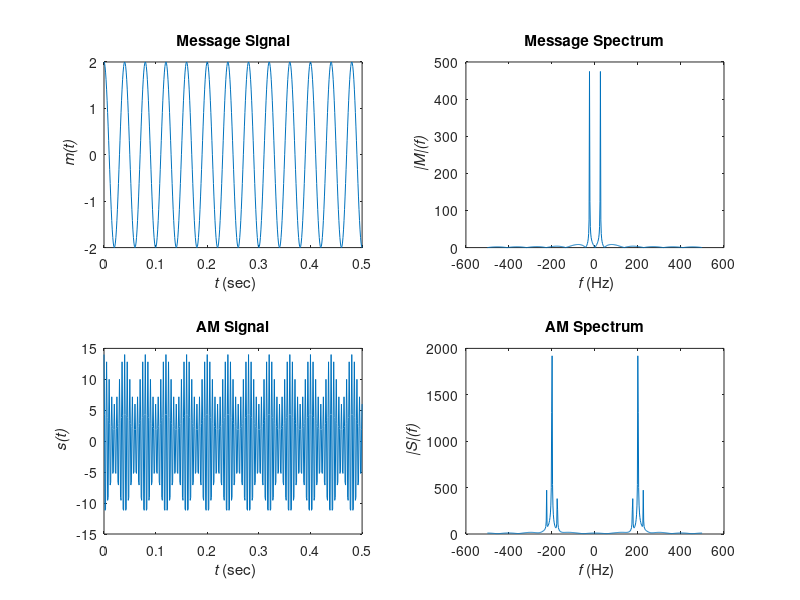

Here is the MATLAB script that generated this plot: (Note: this script raises an error after producing the figure.)
% To demonstrate standard AM modulation
close all

% Set the parameters for the simulation

Ts = 0.001; % Time resolution
Ac = 10;    % Carrier amplitude
fc = 200;   % Carrier frequency in Hz
Nlpf = 50;  % Length of the FIR LPF at the receiver, for coherent demodulation
Bm = 150;   % Bandwidth of the FIR LPF
ka = 0.2;   % Amplitude sensitivity
fm = 25;    % Modulating frequency

% Generating m(t)

t = [0:Ts:0.5];          % The time range for displaying the signals

mt = 2*cos(2*pi*fm*t);

% Multiplying m(t) with the carrier to generate s(t)
st = (1 + ka * mt) .* (Ac * cos(2*pi*fc*t));

% To compute and plot the spectra of m(t) and s(t). We will use the fft command to compute the spectrum
Nfft = length(t);               % Find the length of m(t)
Nfft = 2^(ceil(log2(Nfft)));    % Set the FFT length as the next higher power of 2

f = ((-Nfft/2):(Nfft/2)-1)/(Nfft*Ts); % Set the frequency scale, to display the FFT output in terms of analog frequency (in Hz)

Mf = fft(mt,Nfft);              % Spectrum of m(t)
Mf = fftshift(Mf);              % Circularly shift the FFT output to bring the dc component to the center, so that the spectrum plot will be from -pi to pi

Sf = fft(st,Nfft);              % Spectrum of s(t)
Sf = fftshift(Sf);

% Demodulation
%%%%%%%%%%%%%%%%%%%%%%%%%%%%%%%%%%%%%%%%%%%%%%%%%%%%%%%%%%%%%%%%%%%%%%

% Coherent demodulation:

% Multiply s(t) with the local carrier to generate v(t)
vt = st .* cos(2*pi*fc*t);

% We need to apply an LPF on v(t) to obtain m1(t), the recovered version of
% m(t). We will use an FIR LPF for this purpose.

% Design the LPF using fir1. The cutoff frequency is to be specified as a
% fraction of the sampling frequency (fs = 1/Ts)
h = fir1(Nlpf, 2*Bm*Ts);

% Filter v(t) with the LPF
m1t = filter(h,1,vt);

% Its spectrum:
M1f = fft(m1t,Nfft);
M1f = fftshift(M1f);

%%%%%%%%%%%%%%%%%%%%%%%%%%%%%%%%%%%%%%%%%%%%%%%%%%%%%%%%%%%%%%%%%%%%%%%%%%%%%

% Envelope detection:

% Here, we use "hilbert", which returns the pre-envelope of the signal. Its
% absolute value is the natural envelope of the signal
m1h = hilbert(st);
m1ht = abs(m1h);

% Spectrum:
M1hf = fft(m1ht,Nfft);
M1hf = fftshift(M1hf);
%%%%%%%%%%%%%%%%%%%%%%%%%%%%%%%%%%%%%%%%%%%%%%%%%%%%%%%%%%%%%%%%%%%%%%%%
% Plot the results

figure;
subplot(221)
plot(t,mt);
title('Message Signal');
xlabel('{\it t} (sec)');
ylabel('{\it m(t)}');

subplot(223)
plot(t,st);
title('AM Signal');
xlabel('{\it t} (sec)');
ylabel('{\it s(t)}');

subplot(222)
plot(f,abs(Mf));
title('Message Spectrum');
xlabel('{\it f} (Hz)');
ylabel('{\it |M|(f)}');

subplot(224)
plot(f,abs(Sf));
title('AM Spectrum');
xlabel('{\it f} (Hz)');
ylabel('{\it |S|(f)}');
sgtitle('JACOB V SANOJ (PES1UG20EC083)');

figure;
subplot(221)
plot(t,m1t);
title('Coherently demodulated signal');
xlabel('{\it t} (sec)');
ylabel('{\it m1(t)}');

subplot(223)
plot(t,m1ht);
title('Envelope-detected Signal');
xlabel('{\it t} (sec)');
ylabel('{\it m1h(t)}');

subplot(222)
plot(f,abs(M1f));
title('Spectrum of m_1(t)');
xlabel('{\it f} (Hz)');
ylabel('{\it |M1|(f)}');

subplot(224)
plot(f,abs(M1hf));
title('Spectrum of m_1h(t)');
xlabel('{\it f} (Hz)');
ylabel('{\it |M1h|(f)}');
sgtitle('JACOB V SANOJ (PES1UG20EC083)');
